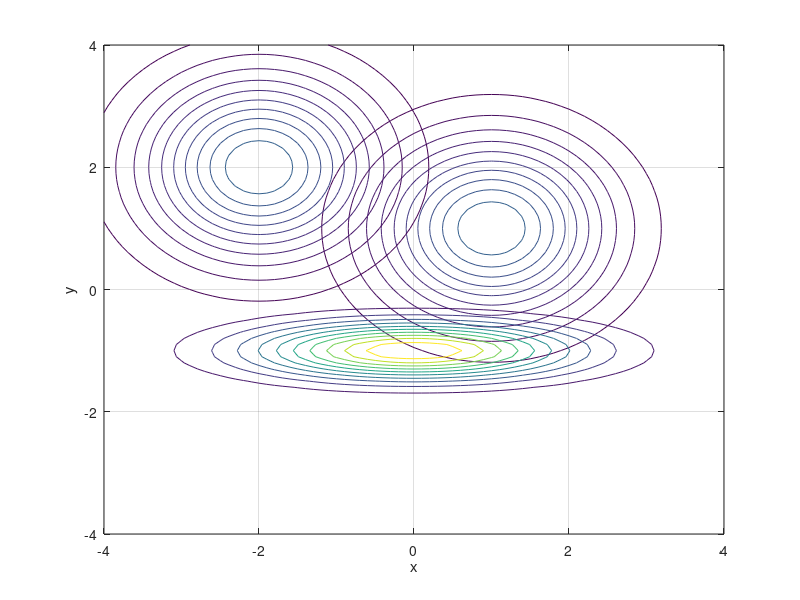

Source code (MATLAB): (Note: this script raises an error after producing the figure.)
clc;
clear all; %#ok<CLALL>

% Initial parameters:
mu1 = [1 1];
mu2 = [-2 2];
mu3 = [0 -1];
Sig1 = eye(2);
Sig2 = eye(2);
Sig3 = diag([2, 0.1]);
N = [300,300,400];

plot_truepdf = true;
plot_solution = true;

%% Plot True Probability Density
if plot_truepdf
    x = -4:0.1:4;
    y = -4:0.1:4;
    [X_axis,Y_axis] = meshgrid(x, y);
    F1 = mvnpdf([X_axis(:) Y_axis(:)], mu1, Sig1);
    F1 = reshape(F1,length(Y_axis),length(X_axis));
    F2 = mvnpdf([X_axis(:) Y_axis(:)], mu2, Sig2);
    F2 = reshape(F2,length(Y_axis),length(X_axis));
    F3 = mvnpdf([X_axis(:) Y_axis(:)], mu3, Sig3);
    F3 = reshape(F3,length(Y_axis),length(X_axis));
    figure(2);
    contour(x,y,N(1)/sum(N).*F1);
    hold on;
    contour(x,y,N(2)/sum(N).*F2);
    hold on;
    contour(x,y,N(3)/sum(N).*F3);
    grid on;
    xlabel('x'); ylabel('y'); zlabel('Probability Density');
end

%% Random Samples
rng default  % For reproducibility
R = [mvnrnd(mu1,Sig1,N(1)); mvnrnd(mu2,Sig2,N(2)); mvnrnd(mu3,Sig3,N(3))];

%% Inference
K = 3;
[mu,sig,al] = mixture_gauss2D(R,K,4);
str = sprintf('%f ', al); 
fprintf('Cluster membership probabilities: %s\n', str);

%% Visualization
if plot_solution
    figure(1);
    hold on;
    plot(R(:,1),R(:,2),'.');
    for i = 1:K
        error_ellipse(mu(i,:),sig(:,:,i))
    end
    xlabel('x'); ylabel('y');
    grid on;
    title('EM - Gaussian Mixture in 2D');
    legend('simulation', 'cluster mean','variance');
end